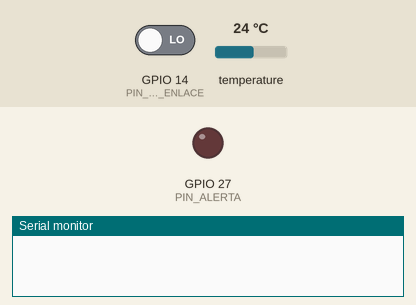
Recording of a sketch running on a simulated ESP32. Shown: output pins drawn as LEDs (lit = HIGH), the last lines printed to the serial monitor. The test bench sets the inputs (shaded band); at power-on: temperature 24 °C, GPIO 14 (PIN_CORTE_ENLACE) LOW. WiFi joins after 1.5 s; servers stay silent unless stated; the local clock reads 2024-03-15 10:24:30 at power-on unless the sketch sets it; random numbers use the default seed unless the sketch sets one; EEPROM starts erased; no MQTT or app messages arrive unless stated.

Above: at 1.2 s.
1.3 s: temperature set to 8.8 °C
6.7 s: temperature set to 7.5 °C
At 11.5 s:
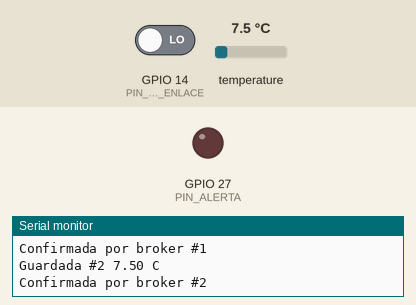
18.3 s: temperature set to 12 °C
At 20.9 s:
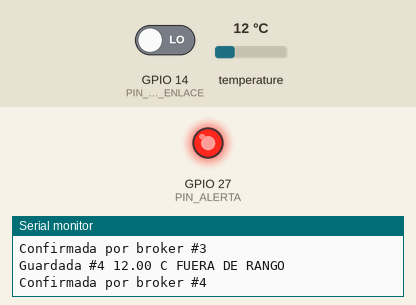
21.7 s: temperature set to 7 °C
At 26.2 s:
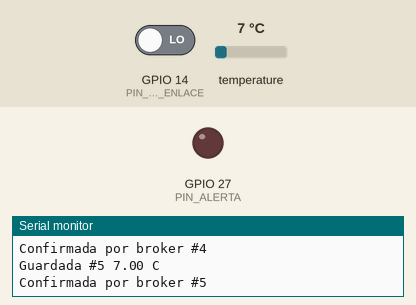
Timing chart, 0 to 27.7 s (numbered marks = the images above; inputs shaded):
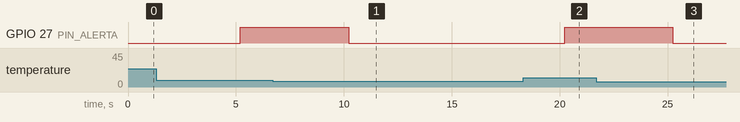

The sketch:

sketch.ino
```cpp
#include <DallasTemperature.h>
#include <MQTT.h>
#include <OneWire.h>
#include <Preferences.h>
#include <WiFi.h>
#include <time.h>

constexpr int PIN_SONDA = 4;
constexpr int PIN_CORTE_ENLACE = 14;
constexpr int PIN_ALERTA = 27;
constexpr unsigned long PERIODO_MS = 5000;
constexpr unsigned long REINTENTO_MS = 5000;
constexpr int CAPACIDAD = 144;
constexpr char NODO[] = "refrigeradora-01";
constexpr char BROKER[] = "test.mosquitto.org";
constexpr char ESTADO[] = "uide/g3/farmacias/s5-9c41/refrigeradora-01/estado";
constexpr char TELEMETRIA[] = "uide/g3/farmacias/s5-9c41/refrigeradora-01/telemetria";

struct Lectura {
  uint64_t secuencia;
  int64_t horaUtc;
  float temperatura;
};

OneWire bus(PIN_SONDA);
DallasTemperature sonda(&bus);
Preferences memoria;
WiFiClient conexion;
MQTTClient mqtt(512);
uint64_t secuencias[CAPACIDAD] = {};
uint64_t ultimaSecuencia = 0;
unsigned long ultimaMuestra = 0;
unsigned long ultimoIntento = 0;
bool enlaceInterrumpido = false;
bool memoriaDisponible = false;
bool estadoPublicado = false;
char clienteId[32];

void clavePara(int espacio, char *clave) {
  snprintf(clave, 8, "r%03d", espacio);
}

void guardarLectura() {
  const time_t ahora = time(nullptr);
  if (ahora < 1700000000) {
    Serial.println("Reloj sin sincronizar. Lectura pendiente.");
    return;
  }
  sonda.requestTemperatures();
  const float grados = sonda.getTempCByIndex(0);
  if (!isfinite(grados) || grados == DEVICE_DISCONNECTED_C || grados < -55 || grados > 125) {
    digitalWrite(PIN_ALERTA, HIGH);
    Serial.println("Sonda sin lectura valida.");
    return;
  }
  const bool excursion = grados < 2 || grados > 8;
  digitalWrite(PIN_ALERTA, excursion);

  int espacio = 0;
  while (espacio < CAPACIDAD && secuencias[espacio] != 0) {
    ++espacio;
  }
  if (espacio == CAPACIDAD) {
    Serial.println("Cola llena. Se conserva la cola y se pierde la lectura nueva.");
    return;
  }
  const Lectura lectura{ultimaSecuencia + 1, static_cast<int64_t>(ahora), grados};
  if (memoria.putULong64("secuencia", lectura.secuencia) != sizeof(uint64_t)) {
    Serial.println("No se pudo reservar un identificador de lectura.");
    return;
  }
  ultimaSecuencia = lectura.secuencia;
  char clave[8];
  clavePara(espacio, clave);
  if (memoria.putBytes(clave, &lectura, sizeof(lectura)) != sizeof(lectura)) {
    Serial.println("No se pudo guardar la lectura.");
    return;
  }
  secuencias[espacio] = lectura.secuencia;
  Serial.printf("Guardada #%llu %.2f C%s\n", lectura.secuencia, grados,
                excursion ? " FUERA DE RANGO" : "");
}

void publicarPendiente() {
  int espacio = -1;
  for (int i = 0; i < CAPACIDAD; ++i) {
    if (secuencias[i] && (espacio < 0 || secuencias[i] < secuencias[espacio])) {
      espacio = i;
    }
  }
  if (espacio < 0) return;
  char clave[8];
  clavePara(espacio, clave);
  Lectura lectura{};
  if (memoria.getBytes(clave, &lectura, sizeof(lectura)) != sizeof(lectura)) return;
  const time_t hora = static_cast<time_t>(lectura.horaUtc);
  char fecha[25];
  tm utc{};
  gmtime_r(&hora, &utc);
  strftime(fecha, sizeof(fecha), "%Y-%m-%dT%H:%M:%SZ", &utc);
  const bool excursion = lectura.temperatura < 2 || lectura.temperatura > 8;
  char mensaje[240];
  snprintf(mensaje, sizeof(mensaje),
           "{\"nodo\":\"%s\",\"seq\":%llu,\"hora_utc\":\"%s\","
           "\"temperatura_c\":%.2f,\"fuera_de_rango\":%s}",
           NODO, lectura.secuencia, fecha, lectura.temperatura, excursion ? "true" : "false");

  if (mqtt.publish(TELEMETRIA, mensaje, false, 1) && memoria.remove(clave)) {
    secuencias[espacio] = 0;
    Serial.printf("Confirmada por broker #%llu\n", lectura.secuencia);
  }
}

void gestionarRed(unsigned long ahora) {
  const bool corteActivo = digitalRead(PIN_CORTE_ENLACE) == HIGH;
  if (corteActivo != enlaceInterrumpido) {
    enlaceInterrumpido = corteActivo;
    if (corteActivo) {
      conexion.stop();
      estadoPublicado = false;
      Serial.println("Enlace MQTT cortado. El nodo sigue midiendo.");
    } else {
      Serial.println("Enlace MQTT habilitado. Reintentando MQTT.");
    }
  }
  if (corteActivo || WiFi.status() != WL_CONNECTED) return;
  if (!mqtt.connected()) {
    estadoPublicado = false;
    if (ahora - ultimoIntento < REINTENTO_MS) return;
    ultimoIntento = ahora;
    if (!mqtt.connect(clienteId)) return;
  }
  if (!mqtt.loop()) return;
  if (!estadoPublicado) {
    estadoPublicado = mqtt.publish(ESTADO, "online", true, 1);
    if (estadoPublicado) Serial.println("MQTT online");
  }
  if (estadoPublicado && memoriaDisponible) publicarPendiente();
}

void setup() {
  Serial.begin(115200);
  pinMode(PIN_CORTE_ENLACE, INPUT_PULLUP);
  pinMode(PIN_ALERTA, OUTPUT);
  sonda.begin();
  sonda.setResolution(10);
  memoriaDisponible = memoria.begin("farmacia", false);
  if (memoriaDisponible) {
    ultimaSecuencia = memoria.getULong64("secuencia");
    for (int i = 0; i < CAPACIDAD; ++i) {
      char clave[8];
      clavePara(i, clave);
      if (memoria.getBytesLength(clave) != sizeof(Lectura)) continue;
      Lectura lectura{};
      if (memoria.getBytes(clave, &lectura, sizeof(lectura)) == sizeof(lectura)) {
        secuencias[i] = lectura.secuencia;
      }
    }
  } else {
    Serial.println("Memoria local no disponible.");
  }
  snprintf(clienteId, sizeof(clienteId), "farmacia-9c41-%08lx",
           static_cast<unsigned long>(esp_random()));
  mqtt.begin(BROKER, 1883, conexion);
  mqtt.setKeepAlive(10);
  mqtt.setTimeout(1500);
  mqtt.setWill(ESTADO, "offline", true, 1);
  WiFi.mode(WIFI_STA);
  WiFi.setAutoReconnect(true);
  WiFi.begin("Wokwi-GUEST", "", 6);
  configTime(0, 0, "pool.ntp.org", "time.google.com");
}

void loop() {
  const unsigned long ahora = millis();
  if (memoriaDisponible && ahora - ultimaMuestra >= PERIODO_MS) {
    ultimaMuestra = ahora;
    guardarLectura();
  }
  gestionarRed(ahora);
  delay(10);
}
```

Measured:
- after the input at 6.7 s, GPIO 27 (PIN_ALERTA): HIGH → LOW after 3.5 s
- after the input at 18.3 s, GPIO 27 (PIN_ALERTA): LOW → HIGH after 1.9 s
- after the input at 21.7 s, GPIO 27 (PIN_ALERTA): HIGH → LOW after 3.5 s
